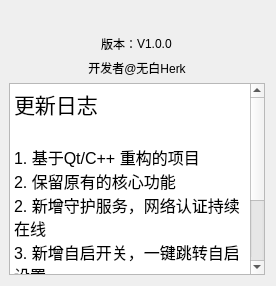
             <widget class="QWidget" name="widget_5" native="true">
              <layout class="QVBoxLayout" name="verticalLayout_8">
               <property name="leftMargin">
                <number>9</number>
               </property>
               <property name="topMargin">
                <number>9</number>
               </property>
               <item>
                <layout class="QHBoxLayout" name="horizontalLayout_4">
                 <item>
                  <spacer name="horizontalSpacer">
                   <property name="orientation">
                    <enum>Qt::Horizontal</enum>
                   </property>
                   <property name="sizeHint" stdset="0">
                    <size>
                     <width>40</width>
                     <height>20</height>
                    </size>
                   </property>
                  </spacer>
                 </item>
                 <item>
                  <widget class="QLabel" name="label">
                   <property name="maximumSize">
                    <size>
                     <width>120</width>
                     <height>120</height>
                    </size>
                   </property>
                   <property name="layoutDirection">
                    <enum>Qt::LeftToRight</enum>
                   </property>
                   <property name="text">
                    <string/>
                   </property>
                   <property name="textFormat">
                    <enum>Qt::PlainText</enum>
                   </property>
                   <property name="pixmap">
                    <pixmap resource="../resource.qrc">:/icons/resource/icons/NJtech02.ico</pixmap>
                   </property>
                   <property name="scaledContents">
                    <bool>true</bool>
                   </property>
                   <property name="alignment">
                    <set>Qt::AlignCenter</set>
                   </property>
                  </widget>
                 </item>
                 <item>
                  <spacer name="horizontalSpacer_2">
                   <property name="orientation">
                    <enum>Qt::Horizontal</enum>
                   </property>
                   <property name="sizeHint" stdset="0">
                    <size>
                     <width>40</width>
                     <height>20</height>
                    </size>
                   </property>
                  </spacer>
                 </item>
                </layout>
               </item>
               <item>
                <layout class="QHBoxLayout" name="horizontalLayout">
                 <property name="spacing">
                  <number>0</number>
                 </property>
                 <item>
                  <widget class="QLabel" name="label_2">
                   <property name="text">
                    <string>版本：</string>
                   </property>
                   <property name="alignment">
                    <set>Qt::AlignRight|Qt::AlignTrailing|Qt::AlignVCenter</set>
                   </property>
                  </widget>
                 </item>
                 <item>
                  <widget class="QLabel" name="label_3">
                   <property name="text">
                    <string>V1.0.0</string>
                   </property>
                   <property name="alignment">
                    <set>Qt::AlignJustify|Qt::AlignVCenter</set>
                   </property>
                  </widget>
                 </item>
                </layout>
               </item>
               <item>
                <widget class="QLabel" name="label_12">
                 <property name="text">
                  <string>开发者@无白Herk</string>
                 </property>
                 <property name="alignment">
                  <set>Qt::AlignCenter</set>
                 </property>
                </widget>
               </item>
               <item>
                <widget class="QTextBrowser" name="textBrowser">
                 <property name="html">
                  <string>&lt;!DOCTYPE HTML PUBLIC &quot;-//W3C//DTD HTML 4.0//EN&quot; &quot;http://www.w3.org/TR/REC-html40/strict.dtd&quot;&gt;
&lt;html&gt;&lt;head&gt;&lt;meta name=&quot;qrichtext&quot; content=&quot;1&quot; /&gt;&lt;meta charset=&quot;utf-8&quot; /&gt;&lt;style type=&quot;text/css&quot;&gt;
p, li { white-space: pre-wrap; }
&lt;/style&gt;&lt;/head&gt;&lt;body style=&quot; font-family:'Segoe UI'; font-size:10pt; font-weight:400; font-style:normal;&quot;&gt;
&lt;p style=&quot; margin-top:0px; margin-bottom:0px; margin-left:0px; margin-right:0px; -qt-block-indent:0; text-indent:0px;&quot;&gt;&lt;span style=&quot; font-family:'Microsoft YaHei UI'; font-size:16pt;&quot;&gt;更新日志&lt;/span&gt;&lt;/p&gt;
&lt;p style=&quot;-qt-paragraph-type:empty; margin-top:0px; margin-bottom:0px; margin-left:0px; margin-right:0px; -qt-block-indent:0; text-indent:0px; font-family:'Microsoft YaHei UI'; font-size:16pt;&quot;&gt;&lt;br /&gt;&lt;/p&gt;
&lt;p style=&quot; margin-top:0px; margin-bottom:0px; margin-left:0px; margin-right:0px; -qt-block-indent:0; text-indent:0px;&quot;&gt;&lt;span style=&quot; font-family:'Microsoft YaHei UI'; font-size:12pt;&quot;&gt;1. 基于Qt/C++ 重构的项目&lt;/span&gt;&lt;/p&gt;
&lt;p style=&quot; margin-top:0px; margin-bottom:0px; margin-left:0px; margin-right:0px; -qt-block-indent:0; text-indent:0px;&quot;&gt;&lt;span style=&quot; font-family:'Microsoft YaHei UI'; font-size:12pt;&quot;&gt;2. 保留原有的核心功能&lt;/span&gt;&lt;/p&gt;
&lt;p style=&quot; margin-top:0px; margin-bottom:0px; margin-left:0px; margin-right:0px; -qt-block-indent:0; text-indent:0px;&quot;&gt;&lt;span style=&quot; font-family:'Microsoft YaHei UI'; font-size:12pt;&quot;&gt;2. 新增守护服务，网络认证持续在线&lt;/span&gt;&lt;/p&gt;
&lt;p style=&quot; margin-top:0px; margin-bottom:0px; margin-left:0px; margin-right:0px; -qt-block-indent:0; text-indent:0px;&quot;&gt;&lt;span style=&quot; font-family:'Microsoft YaHei UI'; font-size:12pt;&quot;&gt;3. 新增自启开关，一键跳转自启设置&lt;/span&gt;&lt;/p&gt;
&lt;p style=&quot; margin-top:0px; margin-bottom:0px; margin-left:0px; margin-right:0px; -qt-block-indent:0; text-indent:0px;&quot;&gt;&lt;span style=&quot; font-family:'Microsoft YaHei UI'; font-size:12pt;&quot;&gt;4. 新增 Kotlin 协程，提高认证速度和稳定性&lt;/span&gt;&lt;/p&gt;
&lt;p style=&quot; margin-top:0px; margin-bottom:0px; margin-left:0px; margin-right:0px; -qt-block-indent:0; text-indent:0px;&quot;&gt;&lt;span style=&quot; font-family:'Microsoft YaHei UI'; font-size:12pt;&quot;&gt;5. 新增WiFi自动连接，仅限安卓P及以下版本&lt;/span&gt;&lt;/p&gt;&lt;/body&gt;&lt;/html&gt;</string>
                 </property>
                </widget>
               </item>
              </layout>
             </widget>
